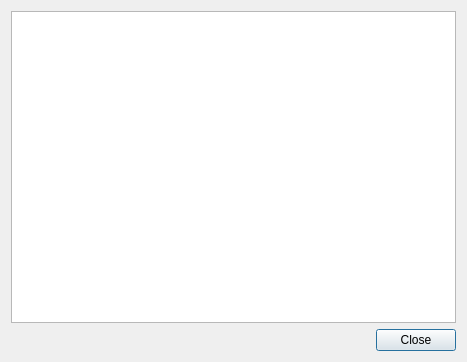
<?xml version="1.0" encoding="UTF-8"?>
<ui version="4.0">
 <class>Duplicates</class>
 <widget class="QDialog" name="Duplicates">
  <property name="geometry">
   <rect>
    <x>0</x>
    <y>0</y>
    <width>467</width>
    <height>362</height>
   </rect>
  </property>
  <property name="windowTitle">
   <string>Dialog</string>
  </property>
  <layout class="QVBoxLayout" name="verticalLayout">
   <item>
    <widget class="QTreeView" name="treeView">
     <property name="contextMenuPolicy">
      <enum>Qt::CustomContextMenu</enum>
     </property>
     <property name="editTriggers">
      <set>QAbstractItemView::NoEditTriggers</set>
     </property>
     <property name="headerHidden">
      <bool>false</bool>
     </property>
     <attribute name="headerVisible">
      <bool>true</bool>
     </attribute>
    </widget>
   </item>
   <item>
    <widget class="QDialogButtonBox" name="buttonBox">
     <property name="standardButtons">
      <set>QDialogButtonBox::Close</set>
     </property>
    </widget>
   </item>
  </layout>
 </widget>
 <resources/>
 <connections>
  <connection>
   <sender>buttonBox</sender>
   <signal>rejected()</signal>
   <receiver>Duplicates</receiver>
   <slot>reject()</slot>
   <hints>
    <hint type="sourcelabel">
     <x>233</x>
     <y>341</y>
    </hint>
    <hint type="destinationlabel">
     <x>233</x>
     <y>180</y>
    </hint>
   </hints>
  </connection>
 </connections>
</ui>
